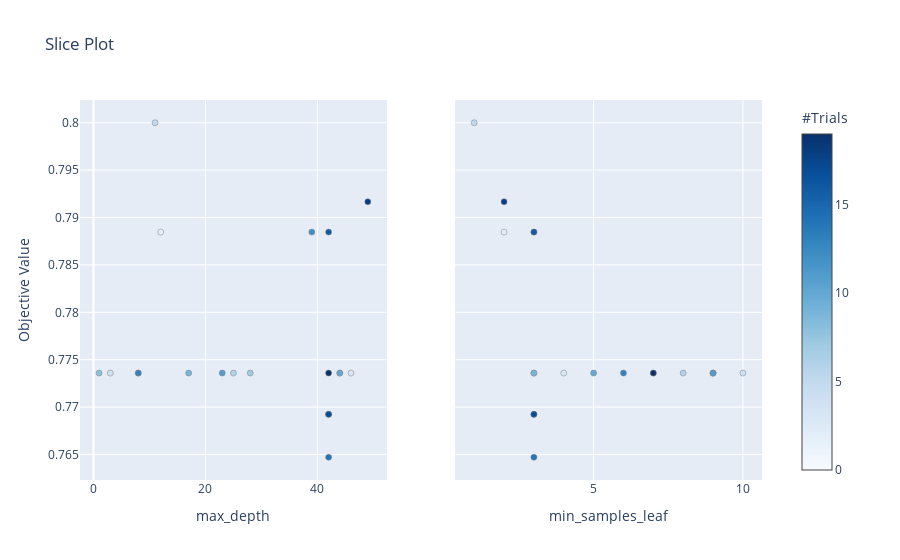

Write notebook code for a chart like this one.
### Code cell
optuna.visualization.plot_slice(study)

### Figure 1 — Plotly figure (JSON) as saved in the notebook; plotly's stock layout.template omitted (floating-point values rounded to 4 significant figures)
{"data": [{"marker": {"color": [0, 1, 2, 3, 4, 5, 6, 7, 8, 9, 10, 11, 12, 13, 14, 15, 16, 17, 18, 19], "colorbar": {"title": {"text": "#Trials"}, "x": 1, "xpad": 40}, "colorscale": [[0, "rgb(247,251,255)"], [0.125, "rgb(222,235,247)"], [0.25, "rgb(198,219,239)"], [0.375, "rgb(158,202,225)"], [0.5, "rgb(107,174,214)"], [0.625, "rgb(66,146,198)"], [0.75, "rgb(33,113,181)"], [0.875, "rgb(8,81,156)"], [1, "rgb(8,48,107)"]], "line": {"color": "Grey", "width": 0.5}, "showscale": true}, "mode": "markers", "showlegend": false, "type": "scatter", "x": [44, 8, 12, 46, 3, 11, 25, 28, 1, 17, 44, 23, 39, 8, 42, 42, 42, 42, 49, 42], "xaxis": "x", "y": [0.7736, 0.7736, 0.7885, 0.7736, 0.7736, 0.8, 0.7736, 0.7736, 0.7736, 0.7736, 0.7736, 0.7736, 0.7885, 0.7736, 0.7647, 0.7692, 0.7885, 0.7692, 0.7917, 0.7736], "yaxis": "y"}, {"marker": {"color": [0, 1, 2, 3, 4, 5, 6, 7, 8, 9, 10, 11, 12, 13, 14, 15, 16, 17, 18, 19], "colorbar": {"title": {"text": "#Trials"}, "x": 1, "xpad": 40}, "colorscale": [[0, "rgb(247,251,255)"], [0.125, "rgb(222,235,247)"], [0.25, "rgb(198,219,239)"], [0.375, "rgb(158,202,225)"], [0.5, "rgb(107,174,214)"], [0.625, "rgb(66,146,198)"], [0.75, "rgb(33,113,181)"], [0.875, "rgb(8,81,156)"], [1, "rgb(8,48,107)"]], "line": {"color": "Grey", "width": 0.5}, "showscale": false}, "mode": "markers", "showlegend": false, "type": "scatter", "x": [3, 9, 2, 4, 10, 1, 8, 7, 9, 3, 5, 9, 3, 6, 3, 3, 3, 3, 2, 7], "xaxis": "x2", "y": [0.7736, 0.7736, 0.7885, 0.7736, 0.7736, 0.8, 0.7736, 0.7736, 0.7736, 0.7736, 0.7736, 0.7736, 0.7885, 0.7736, 0.7647, 0.7692, 0.7885, 0.7692, 0.7917, 0.7736], "yaxis": "y2"}], "layout": {"title": {"text": "Slice Plot"}, "xaxis": {"anchor": "y", "domain": [0, 0.45], "title": {"text": "max_depth"}}, "xaxis2": {"anchor": "y2", "domain": [0.55, 1], "title": {"text": "min_samples_leaf"}}, "yaxis": {"anchor": "x", "domain": [0, 1], "title": {"text": "Objective Value"}}, "yaxis2": {"anchor": "x2", "domain": [0, 1], "matches": "y", "showticklabels": false}}}
